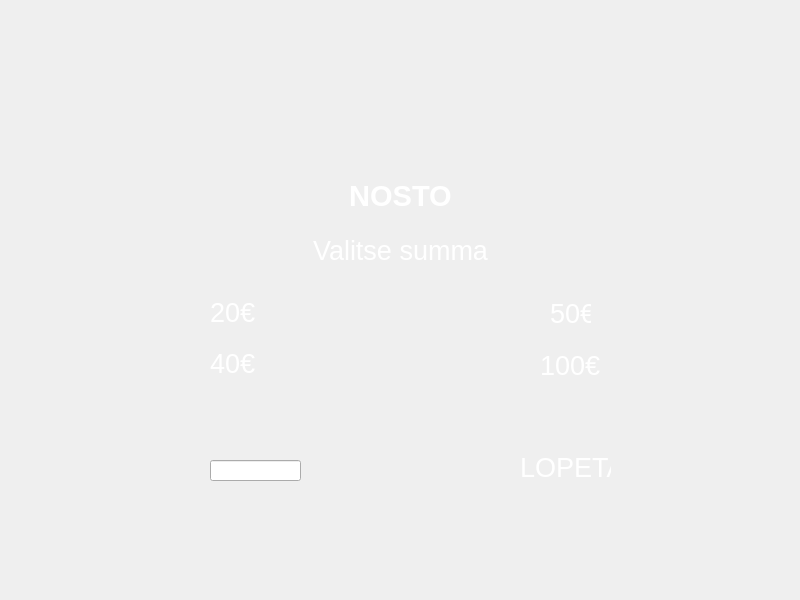
<?xml version="1.0" encoding="UTF-8"?>
<ui version="4.0">
 <class>WithdrawalWindow</class>
 <widget class="QWidget" name="WithdrawalWindow">
  <property name="geometry">
   <rect>
    <x>0</x>
    <y>0</y>
    <width>800</width>
    <height>600</height>
   </rect>
  </property>
  <property name="windowTitle">
   <string>Form</string>
  </property>
  <property name="styleSheet">
   <string notr="true">#WithdrawalWindow {border-image: url(:atm-frontend/bg.png) 0 0 0 0 stretch stretch;}
QWidget { color: white;}
QPushButton {border: none;}</string>
  </property>
  <widget class="QPushButton" name="pushButtonTwenty">
   <property name="geometry">
    <rect>
     <x>129</x>
     <y>296</y>
     <width>50</width>
     <height>40</height>
    </rect>
   </property>
   <property name="text">
    <string/>
   </property>
  </widget>
  <widget class="QPushButton" name="pushButtonHundred">
   <property name="geometry">
    <rect>
     <x>620</x>
     <y>345</y>
     <width>50</width>
     <height>40</height>
    </rect>
   </property>
   <property name="text">
    <string/>
   </property>
  </widget>
  <widget class="QPushButton" name="pushButtonFifty">
   <property name="geometry">
    <rect>
     <x>620</x>
     <y>294</y>
     <width>50</width>
     <height>40</height>
    </rect>
   </property>
   <property name="text">
    <string/>
   </property>
  </widget>
  <widget class="QLabel" name="labelErrorMessage">
   <property name="geometry">
    <rect>
     <x>100</x>
     <y>270</y>
     <width>601</width>
     <height>20</height>
    </rect>
   </property>
   <property name="font">
    <font>
     <pointsize>10</pointsize>
    </font>
   </property>
   <property name="text">
    <string/>
   </property>
   <property name="alignment">
    <set>Qt::AlignCenter</set>
   </property>
  </widget>
  <widget class="QLabel" name="label_2">
   <property name="geometry">
    <rect>
     <x>100</x>
     <y>240</y>
     <width>601</width>
     <height>20</height>
    </rect>
   </property>
   <property name="font">
    <font>
     <pointsize>20</pointsize>
    </font>
   </property>
   <property name="text">
    <string>Valitse summa</string>
   </property>
   <property name="alignment">
    <set>Qt::AlignCenter</set>
   </property>
  </widget>
  <widget class="QPushButton" name="pushButtonFourty">
   <property name="geometry">
    <rect>
     <x>130</x>
     <y>347</y>
     <width>50</width>
     <height>40</height>
    </rect>
   </property>
   <property name="text">
    <string/>
   </property>
  </widget>
  <widget class="QPushButton" name="pushButtonWdCustomAmount">
   <property name="geometry">
    <rect>
     <x>130</x>
     <y>450</y>
     <width>50</width>
     <height>40</height>
    </rect>
   </property>
   <property name="text">
    <string/>
   </property>
  </widget>
  <widget class="QLabel" name="label">
   <property name="geometry">
    <rect>
     <x>100</x>
     <y>180</y>
     <width>601</width>
     <height>31</height>
    </rect>
   </property>
   <property name="font">
    <font>
     <pointsize>22</pointsize>
     <weight>75</weight>
     <bold>true</bold>
    </font>
   </property>
   <property name="text">
    <string>NOSTO</string>
   </property>
   <property name="alignment">
    <set>Qt::AlignCenter</set>
   </property>
  </widget>
  <widget class="QLineEdit" name="lineEditWithDrawalAmount">
   <property name="geometry">
    <rect>
     <x>210</x>
     <y>460</y>
     <width>91</width>
     <height>21</height>
    </rect>
   </property>
   <property name="text">
    <string/>
   </property>
   <property name="placeholderText">
    <string>Syötä muu summa</string>
   </property>
  </widget>
  <widget class="QLabel" name="label_3">
   <property name="geometry">
    <rect>
     <x>210</x>
     <y>302</y>
     <width>81</width>
     <height>21</height>
    </rect>
   </property>
   <property name="font">
    <font>
     <pointsize>20</pointsize>
     <weight>50</weight>
     <bold>false</bold>
    </font>
   </property>
   <property name="styleSheet">
    <string notr="true">color: white;</string>
   </property>
   <property name="text">
    <string>20€</string>
   </property>
  </widget>
  <widget class="QLabel" name="label_4">
   <property name="geometry">
    <rect>
     <x>210</x>
     <y>353</y>
     <width>81</width>
     <height>21</height>
    </rect>
   </property>
   <property name="font">
    <font>
     <pointsize>20</pointsize>
     <weight>50</weight>
     <bold>false</bold>
    </font>
   </property>
   <property name="styleSheet">
    <string notr="true">color: white;</string>
   </property>
   <property name="text">
    <string>40€</string>
   </property>
  </widget>
  <widget class="QLabel" name="label_5">
   <property name="geometry">
    <rect>
     <x>550</x>
     <y>303</y>
     <width>41</width>
     <height>21</height>
    </rect>
   </property>
   <property name="font">
    <font>
     <pointsize>20</pointsize>
     <weight>50</weight>
     <bold>false</bold>
    </font>
   </property>
   <property name="styleSheet">
    <string notr="true">color: white;</string>
   </property>
   <property name="text">
    <string>50€</string>
   </property>
  </widget>
  <widget class="QLabel" name="label_6">
   <property name="geometry">
    <rect>
     <x>540</x>
     <y>355</y>
     <width>91</width>
     <height>21</height>
    </rect>
   </property>
   <property name="font">
    <font>
     <pointsize>20</pointsize>
     <weight>50</weight>
     <bold>false</bold>
    </font>
   </property>
   <property name="styleSheet">
    <string notr="true">color: white;</string>
   </property>
   <property name="text">
    <string>100€</string>
   </property>
  </widget>
  <widget class="QPushButton" name="pushButtonExit">
   <property name="geometry">
    <rect>
     <x>620</x>
     <y>450</y>
     <width>50</width>
     <height>40</height>
    </rect>
   </property>
   <property name="text">
    <string/>
   </property>
  </widget>
  <widget class="QLabel" name="label_7">
   <property name="geometry">
    <rect>
     <x>520</x>
     <y>457</y>
     <width>91</width>
     <height>21</height>
    </rect>
   </property>
   <property name="font">
    <font>
     <pointsize>20</pointsize>
     <weight>50</weight>
     <bold>false</bold>
    </font>
   </property>
   <property name="styleSheet">
    <string notr="true">color: white;</string>
   </property>
   <property name="text">
    <string>LOPETA</string>
   </property>
  </widget>
 </widget>
 <resources/>
 <connections/>
</ui>
